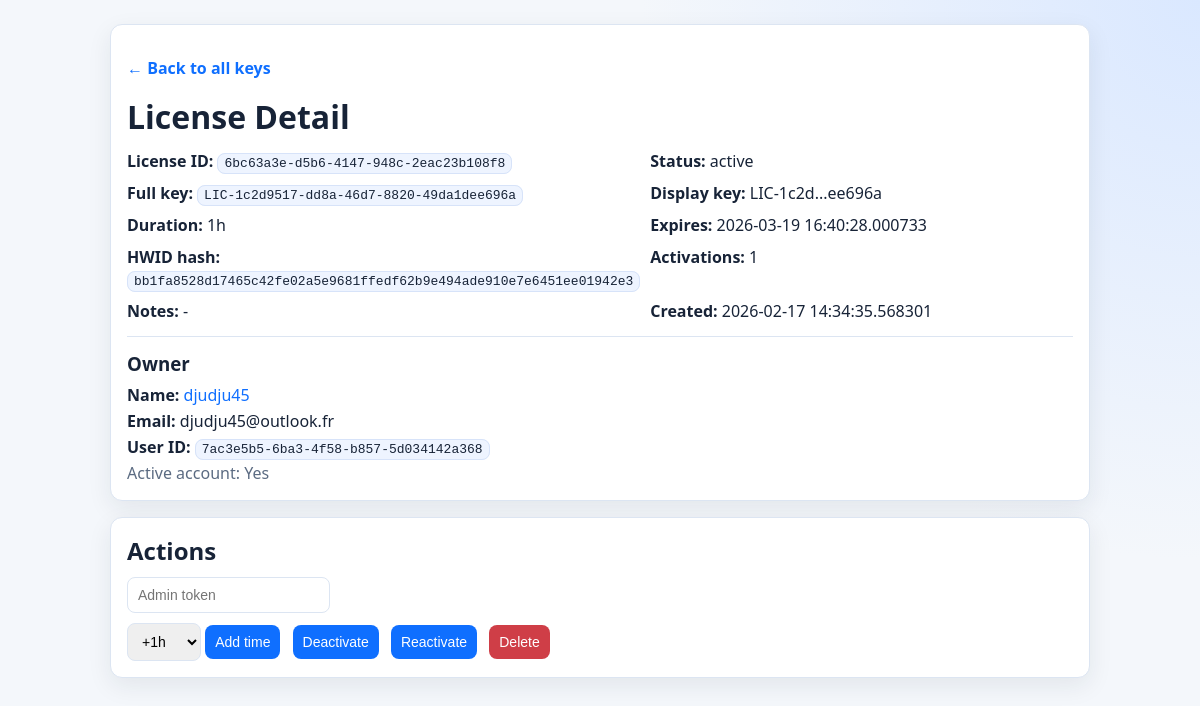
Page /admin/licenses/6bc63a3e-d5b6-4147-948c-2eac23b108f8 on the committed database.
### server/app/models/license.py (models this page shows)
class Base(DeclarativeBase):
    pass

class LicenseKey(Base):
    __tablename__ = "license_keys"
    id: Mapped[str] = mapped_column(String(36), primary_key=True, default=lambda: str(uuid.uuid4()))
    key_hash: Mapped[str] = mapped_column(String(64), unique=True, index=True)
    full_key: Mapped[str | None] = mapped_column(String(128), nullable=True, unique=True, index=True)
    display_key: Mapped[str] = mapped_column(String(64), unique=True, index=True)
    duration: Mapped[LicenseDuration] = mapped_column(
        Enum(LicenseDuration), default=LicenseDuration.day_30, nullable=False
    )
    status: Mapped[LicenseStatus] = mapped_column(Enum(LicenseStatus), default=LicenseStatus.unused)
    hwid_hash: Mapped[str | None] = mapped_column(String(64), nullable=True, index=True)
    expires_at: Mapped[datetime | None] = mapped_column(DateTime(timezone=False), nullable=True)
    activated_at: Mapped[datetime | None] = mapped_column(DateTime(timezone=False), nullable=True)
    last_validated_at: Mapped[datetime | None] = mapped_column(DateTime(timezone=False), nullable=True)
    patreon_user_id: Mapped[str | None] = mapped_column(String(64), nullable=True, index=True)
    activation_count: Mapped[int] = mapped_column(Integer, default=0)
    temporary_from_patreon: Mapped[bool] = mapped_column(Boolean, default=False)
    notes: Mapped[str | None] = mapped_column(Text, nullable=True)
    created_at: Mapped[datetime] = mapped_column(DateTime(timezone=False), default=datetime.utcnow)
    updated_at: Mapped[datetime] = mapped_column(
        DateTime(timezone=False), default=datetime.utcnow, onupdate=datetime.utcnow
    )

### server/app/models/user.py (models this page shows)
class User(Base):
    __tablename__ = "users"
    id: Mapped[str] = mapped_column(String(36), primary_key=True, default=lambda: str(uuid.uuid4()))
    email: Mapped[str] = mapped_column(String(254), unique=True, index=True)
    password_hash: Mapped[str] = mapped_column(String(256))
    display_name: Mapped[str] = mapped_column(String(64), index=True)
    avatar_url: Mapped[str | None] = mapped_column(String(255), nullable=True)
    avatar_preset: Mapped[str | None] = mapped_column(String(64), nullable=True)
    is_active: Mapped[bool] = mapped_column(Boolean, default=True)
    auth_token_hash: Mapped[str | None] = mapped_column(String(64), nullable=True, index=True)
    auth_token_expires_at: Mapped[datetime | None] = mapped_column(DateTime(timezone=False), nullable=True)
    last_login_at: Mapped[datetime | None] = mapped_column(DateTime(timezone=False), nullable=True)
    created_at: Mapped[datetime] = mapped_column(DateTime(timezone=False), default=datetime.utcnow)
    updated_at: Mapped[datetime] = mapped_column(
        DateTime(timezone=False), default=datetime.utcnow, onupdate=datetime.utcnow
    )

### server/app/api/admin.py (the view)
@router.get("/admin/licenses/{license_id}", response_class=HTMLResponse)
def admin_license_detail(
    license_id: str,
    request: Request,
    db: Session = Depends(get_db),
):
    license_service = LicenseService(db)
    user_service = UserService(db)
    record = license_service.get_license_by_id(license_id)
    if not record:
        raise HTTPException(status_code=404, detail="License not found.")
    owner = user_service.get_license_owner_map([license_id]).get(license_id)
    return templates.TemplateResponse(
        request=request,
        name="admin_license_detail.html",
        context={
            "app_name": get_settings().app_name,
            "license": record,
            "owner": owner,
        },
    )

### server/app/templates/admin_license_detail.html (shortened to what this page needs)
<!DOCTYPE html>
<html lang="en">
<head>
</head>
<body>
  <div class="container">
    <div class="card">
      <p><a href="/admin/keys" style="color: var(--brand); font-weight:700; text-decoration:none;">&larr; Back to all keys</a></p>
      <h1 style="margin: 6px 0 12px;">License Detail</h1>
      <div class="grid">
        <div><strong>License ID:</strong> <code>{{ license.id }}</code></div>
        <div><strong>Status:</strong> {{ license.status.value }}</div>
        <div><strong>Full key:</strong> <code>{{ license.full_key or "-" }}</code></div>
        <div><strong>Display key:</strong> {{ license.display_key }}</div>
        <div><strong>Duration:</strong> {{ license.duration.value }}</div>
        <div><strong>Expires:</strong> {{ license.expires_at or "lifetime" }}</div>
        <div><strong>HWID hash:</strong> <code>{{ license.hwid_hash or "-" }}</code></div>
        <div><strong>Activations:</strong> {{ license.activation_count }}</div>
        <div><strong>Notes:</strong> {{ license.notes or "-" }}</div>
        <div><strong>Created:</strong> {{ license.created_at }}</div>
      </div>
      <hr style="border:none; border-top:1px solid var(--line); margin: 14px 0;">
      <div>
        <h3 style="margin: 0 0 8px;">Owner</h3>
        {% if owner %}
          <p style="margin: 0;"><strong>Name:</strong> <a href="/admin/users/{{ owner.id }}" style="color: var(--brand); text-decoration:none;">{{ owner.display_name }}</a></p>
          <p style="margin: 4px 0 0;"><strong>Email:</strong> {{ owner.email }}</p>
          <p style="margin: 4px 0 0;"><strong>User ID:</strong> <code>{{ owner.id }}</code></p>
          <p class="muted" style="margin: 4px 0 0;">Active account: {{ "Yes" if owner.is_active else "No" }}</p>
        {% else %}
          <p class="muted" style="margin: 0;">No owner linked.</p>
        {% endif %}
      </div>
    </div>
    <div class="card">
      <h2 style="margin:0 0 10px;">Actions</h2>
      <input id="adminTokenInput" type="password" placeholder="Admin token" />
      <div style="margin-top:10px;">
        <form method="post" action="/admin/license/{{ license.id }}/extend" class="token-form" style="display:inline-block;">
          <select name="add">
            <option value="1h">+1h</option>
          </select>
          <button type="submit">Add time</button>
        </form>
        <form method="post" action="/admin/license/{{ license.id }}/deactivate" class="token-form" style="display:inline-block;">
          <button type="submit">Deactivate</button>
        </form>
        <form method="post" action="/admin/license/{{ license.id }}/reactivate" class="token-form" style="display:inline-block;">
          <button type="submit">Reactivate</button>
        </form>
        <form method="post" action="/admin/license/{{ license.id }}/delete" class="token-form" style="display:inline-block;" onsubmit="return confirm('Delete this license?');">
          <button type="submit" class="danger">Delete</button>
        </form>
      </div>
    </div>
  </div>
</body>
</html>

### server/app/templates/admin_license_detail.html (style rules this page uses)
:root { --bg: #f4f7fb; --card: #ffffff; --ink: #172337; --muted: #5b6b82; --brand: #0f6fff; --line: #dce5f2; --danger: #cf3e47; }
body { margin: 0; background: radial-gradient(circle at top right, #dae8ff, var(--bg) 40%); font-family: "Segoe UI", Tahoma, sans-serif; color: var(--ink); }
.container { max-width: 980px; margin: 0 auto; padding: 24px; }
.card { background: var(--card); border: 1px solid var(--line); border-radius: 12px; padding: 16px; margin-bottom: 16px; box-shadow: 0 8px 24px rgba(23, 35, 55, 0.08); }
.grid { display: grid; grid-template-columns: 1fr 1fr; gap: 10px; }
.muted { color: var(--muted); }
code { background: #eef4ff; border: 1px solid #d7e3f9; border-radius: 8px; padding: 2px 6px; }
input, select, button { padding: 9px 10px; border-radius: 8px; border: 1px solid var(--line); font-size: 14px; }
button { background: var(--brand); color: #fff; border: none; cursor: pointer; margin-right: 8px; }
.danger { background: var(--danger); }

### rows in the picture
LicenseKey: id "6bc63a3e-d5b6-4147-948c-2eac23b108f8", status.value "active", full_key "LIC-1c2d9517-dd8a-46d7-8820-49da1dee696a", display_key "LIC-1c2d...ee696a", duration.value "1h", expires_at "2026-03-19 16:40:28.000733", hwid_hash "bb1fa8528d17465c42fe02a5e9681ffedf62b9e494ade910e7e6451ee01942e3", activation_count "1", notes "-", created_at "2026-02-17 14:34:35.568301"
User: display_name "djudju45", email "djudju45@outlook.fr", id "7ac3e5b5-6ba3-4f58-b857-5d034142a368", is_active "Yes"
